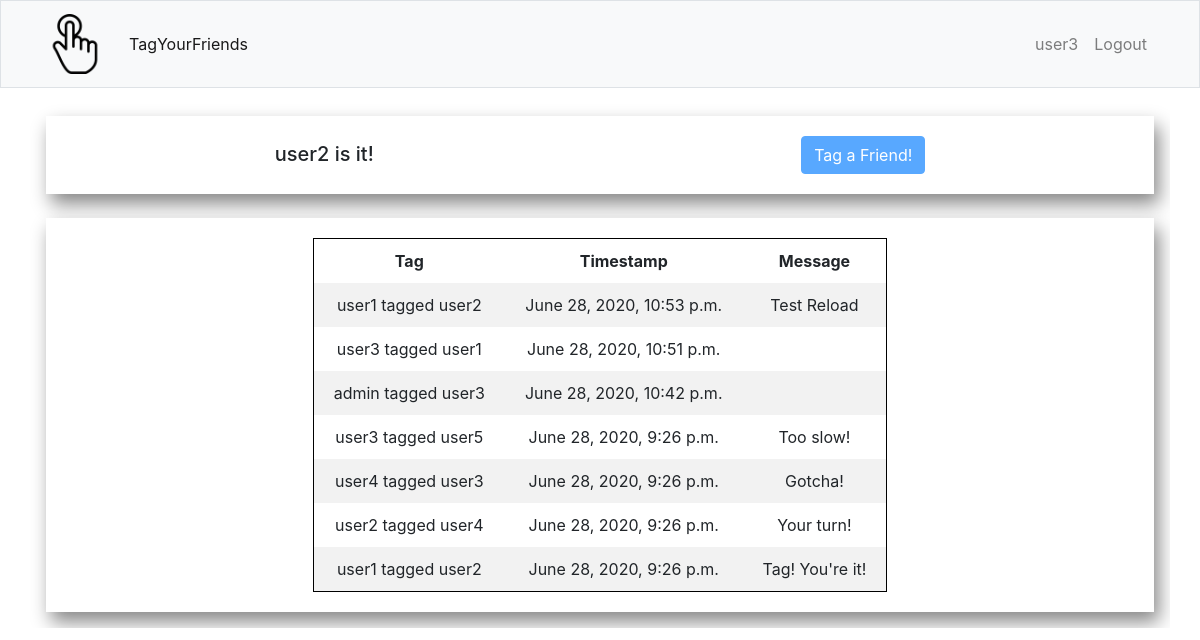
Screenshot of / (signed in) with the database file from the repository.
### tag/models.py (models this page shows, shortened)
class Tag(models.Model):
    fromTag = models.ForeignKey(User, on_delete=models.CASCADE, related_name="tags")
    toTag = models.ForeignKey(User, on_delete=models.CASCADE, related_name="taggedBy")
    message = models.CharField(max_length=256, blank=True)
    timestamp = models.DateTimeField(auto_now_add=True)

### tag/views.py (the view)
# urls.py: path("", views.index, name="index"),
def index(request):
    tagModelForm = TagModelForm(request.user.username, auto_id="tag_%s")
    tags = Tag.objects.all().order_by('-timestamp')[:100]
    if (tags.first() is not None):
        itUser = tags.first().toTag
    context = {
        'tags': tags,
        'itUser': itUser,
        'tagModelForm': tagModelForm,
    }
    return render(request, "tag/index.html", context)

### tag/templates/tag/index.html (shortened to what this page needs)
{% extends "tag/layout.html" %}
{% load crispy_forms_tags %}
{% load tz %}
{% localtime on %}
{% block content %}
    <div class="container card-container">
        <h5>{{ itUser }} is it!</h5>
        <button type="button" id="openTagModal" class="newTagModal btn btn-primary" data-toggle="modal" data-target="#tagModal" disabled=true>
            Tag a Friend!
        </button>
    </div>
    <br>
    <div class="container card-container">
        <div class="row">
            <div class="col">
                {% if tags %}
                    <table id="tagsTable">
                        <tr>
                            <th>Tag</th>
                            <th>Timestamp</th>
                            <th>Message</th>
                        </tr>
                        {% for tag in tags %}
                            <tr>
                                <td>{{ tag.fromTag }} tagged {{ tag.toTag }}</td>
                                <td>{{ tag.timestamp }}</td>
                                <td>{{ tag.message }} </td>
                            </tr>
                        {% endfor %}
                    </table>
                {% else %}
                    <p>No tags yet! Tag one of your friends to get things started!</p>
                {% endif %}
            </div>
        </div>
    </div>
{% endblock content %}
{% endlocaltime %}

### tag/templates/tag/layout.html (shortened to what this page needs)
{% load static %}
<!DOCTYPE html>
<html lang="en">
    <head>
        <link rel="stylesheet" href="https://stackpath.bootstrapcdn.com/bootstrap/4.5.0/css/bootstrap.min.css"
>
        <link rel="stylesheet" href="{% static 'style.css' %}">
    </head>
    <body>
        <nav class="navbar navbar-expand-lg navbar-light bg-light border navbar-fixed-top">
            <div class="container">
                <a class="navbar-brand" href="{% url 'index' %}">
                    <img src="{% static 'tagLogo.png' %}" width="60" height="60" alt="TagYourFriends">
                </a>
                <div class="collapse navbar-collapse" id="navbarNavDropdown">
                {% if user.is_authenticated %}
                    <ul class="navbar-nav">
                    <li class="nav-item active">
                        <a class="nav-link" href="{% url 'index' %}">TagYourFriends</a>
                    </li>
                    </ul>
                    <ul class="navbar-nav ml-auto">
                        <li class="nav-item"><a class="nav-link" href="#">{{ user.username }}</a></li>
                        <li class="nav-item"><a class="nav-link" href="{% url 'logout' %}">Logout</a></li>
                    </ul>
                {% else %}
                    <ul class="navbar-nav ml-auto">
                        <li class="nav-item"><a class="nav-link" href="{% url 'register' %}">Register</a></li>
                        <li id="login_btn" class="nav-item"><a class="nav-link" href="{% url 'login' %}">Login</a></li>
                    </ul>
                {% endif %}
                </div>
            </div>
        </nav>
    </body>
    <main class="container p-3">
        {% block content %}{% endblock %}
    </main>
</html>

### tag/static/style.css (style rules this page uses)
body { padding-top: 100px; }
main { overflow-x: auto; }
table { border-collapse: collapse; border: 1px solid black; }
td,th { padding: 10px; padding-left: 20px; padding-right: 20px; text-align: center; }
tr:nth-child(even) { background-color: #f2f2f2; }
tr:nth-child(odd) { background-color: #FFF; }
.navbar { position: fixed; top: 0; width: 100%; z-index: 1; }
.card-container { display: flex; flex-direction: row; flex-wrap: wrap; justify-content: space-around; align-items: baseline; background-color: #FFF; padding-bottom: 20px; padding-top: 20px; box-shadow: 5px 10px 18px #888888; }

### rows the page displays
Tag: fromTag "user1", toTag "user2", timestamp "June 28, 2020, 10:53 p.m.", message "Test Reload"
Tag: fromTag "user3", toTag "user1", timestamp "June 28, 2020, 10:51 p.m."
Tag: fromTag "admin", toTag "user3", timestamp "June 28, 2020, 10:42 p.m."
Tag: fromTag "user3", toTag "user5", timestamp "June 28, 2020, 9:26 p.m.", message "Too slow!"
Tag: fromTag "user4", toTag "user3", timestamp "June 28, 2020, 9:26 p.m.", message "Gotcha!"
Tag: fromTag "user2", toTag "user4", timestamp "June 28, 2020, 9:26 p.m.", message "Your turn!"
Tag: fromTag "user1", toTag "user2", timestamp "June 28, 2020, 9:26 p.m.", message "Tag! You're it!"

### other values shown
{{ user.username }} "user3"
{{ itUser }} "user2"
